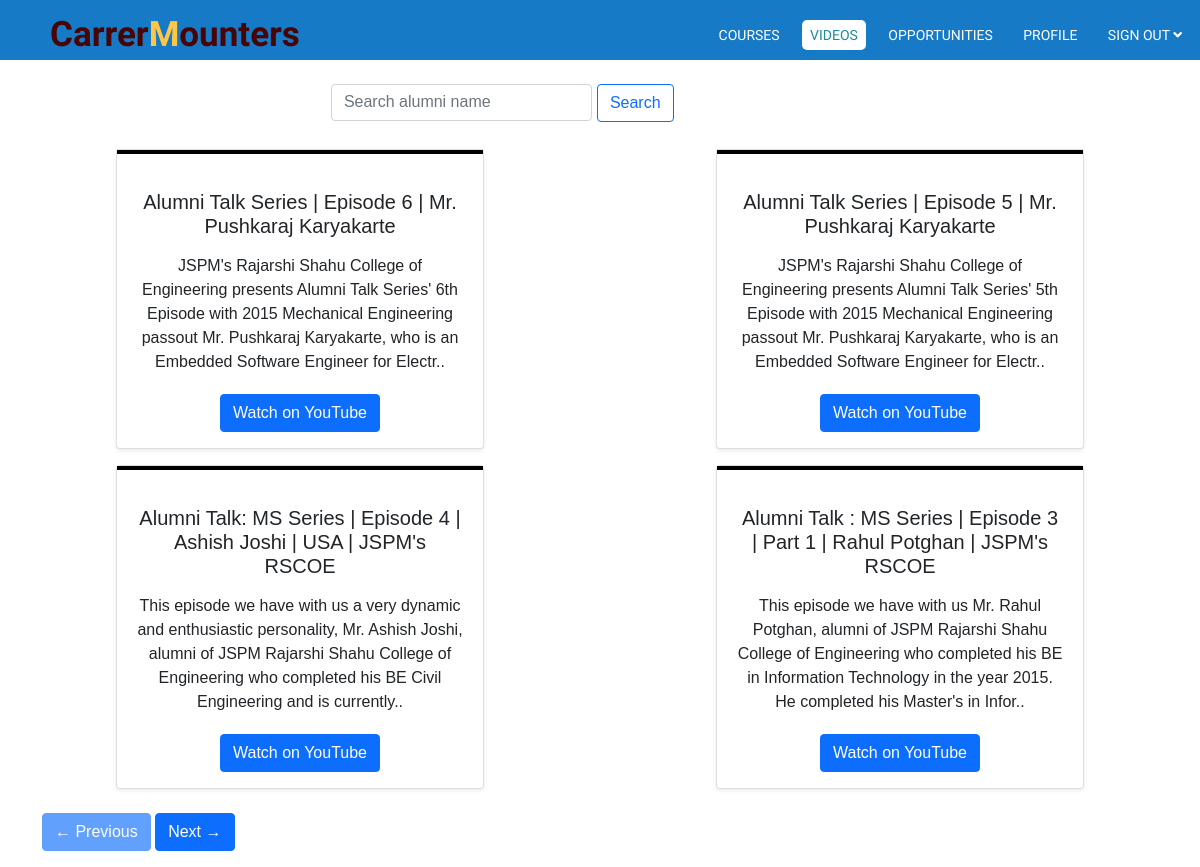
The app's page /videos/AlumniTalk (signed in) with its own data.
### videos/models.py (models this page shows, shortened)
class Alumni_Video(models.Model):
    title = models.TextField()
    description = models.TextField()
    added = models.DateTimeField(auto_now_add=True)
    url = EmbedVideoField()

### videos/views.py (the view)
# urls.py: path('AlumniTalk',views.AlumniTalk,name='AlumniTalk'),
@login_required(login_url='signin')
def AlumniTalk(request):
    allvideos = Alumni_Video.objects.all().order_by('-added')
    paginator = Paginator(allvideos,4)
    page_number = request.GET.get('page')
    page_obj = paginator.get_page(page_number)
    context = {'page_obj':page_obj}
    return render(request,'videos/alumni.html',context)

### templates/videos/alumni.html (shortened to what this page needs)
{% load static %}
{% load embed_video_tags %}
<!doctype html>
<html lang="en">
<head>
    <link rel="stylesheet" href="https://cdnjs.cloudflare.com/ajax/libs/font-awesome/5.15.3/css/all.min.css" />
    <link rel="stylesheet" href="{% static 'css/course.css' %}">
    <link href="https://cdn.jsdelivr.net/npm/bootstrap@5.1.3/dist/css/bootstrap.min.css" rel="stylesheet"
>
</head>
<body>
      {% include 'home/navbar.html' %}
      <br>
      <div class="container-fluid">
        <form method="GET" action="{% if 'AlumniTalk' in request.path %}AlumniTalksearch{% elif 'InterviewCorner' in request.path %}InterviewCornersearch{%elif 'Apptitude' in request.path %}Apptitudesearch{% endif %}" class="d-flex justify-content-end" >
          <div>
            <input class="form-control me-2" style="padding: 5px 32px 6px 12px;" type="search" placeholder="Search alumni name" aria-label="Search" name="query" id="query" required>
          </div>
          <div><button class="btn btn-outline-primary" style="margin-left: 5px;" type="submit" href="{% if 'AlumniTalk' in request.path %}AlumniTalksearch{% elif 'InterviewCorner' in request.path %}InterviewCornersearch{%elif 'Apptitude' in request.path %}Apptitudesearch{% endif %}">Search</button></div>
        </form>
      </div>
    <div class="conatiner m-0 p-0">
        <div class="row mx-0 my-0">
            {% for item in page_obj%}
            <div class="col-lg-6 my-2">
                    <div class="card mx-auto bg-white rounded shadow-sm c4">
                        <p align=center style="border: 2px solid black;">
                        </p>
                        <div class="card-body">
                        <h5 class="card-title text-center p-1">{{item.title}}</h5>
                          <p class="card-text p-1 text-center">{{item.description |slice:":200"}}..</p>
                          <div style="text-align:center;display:block;">
                          <a href="{{item.url}}" class="btn btn-primary"  target="_blank">Watch on YouTube</a>
                        </div>
                        </div>
                      </div>
            </div>
            {% empty %}
            <h1>No results found!!</h1>
            {% endfor %}
        </div>
    </div>
    <div class="container my-3">
      {% if page_obj.has_previous %}
      <a class="btn btn-primary float-right"  href="?page={{page_obj.previous_page_number}}">&larr; Previous</a>
      {% else %}
      <a class="btn btn-primary disabled float-right" aria-disabled="true">&larr; Previous</a>
      {% endif %}
      {% if page_obj.has_next %}
      <a class="btn btn-primary float-right" href="?page={{page_obj.next_page_number}}">Next &rarr;</a>
      {% else %}
      <a class="btn btn-primary disabled float-right" aria-disabled="true">Next &rarr;</a>
      {% endif %}
    </div>
</body>
</html>

### static/css/course.css (style rules this page uses)
* { font-family: "Roboto Cn", sans-serif; padding: 0; margin: 0; text-decoration: none !important; list-style: none; box-sizing: border-box; }
body { font-family: montserrat; background: #fcf3fc; }
.row { margin-bottom: 20px; }
.form-control { margin-bottom: 20px; }

### templates/videos/alumni.html (style rules this page uses)
.c4 { width: 23rem; }

### records on screen
Alumni_Video: title "Alumni Talk Series | Episode 6 | Mr. Pushkaraj Karyakarte", description "JSPM's Rajarshi Shahu College of Engineering presents Alumni Talk Series' 6th Episode with 2015 Mechanical Engineering passout Mr. Pushkaraj Karyakarte, who is an Embedded Software Engineer for Electr"
Alumni_Video: title "Alumni Talk Series | Episode 5 | Mr. Pushkaraj Karyakarte", description "JSPM's Rajarshi Shahu College of Engineering presents Alumni Talk Series' 5th Episode with 2015 Mechanical Engineering passout Mr. Pushkaraj Karyakarte, who is an Embedded Software Engineer for Electr"
Alumni_Video: title "Alumni Talk: MS Series | Episode 4 | Ashish Joshi | USA | JSPM's RSCOE", description "This episode we have with us a very dynamic and enthusiastic personality, Mr. Ashish Joshi, alumni of JSPM Rajarshi Shahu College of Engineering who completed his BE Civil Engineering and is currently"
Alumni_Video: title "Alumni Talk : MS Series | Episode 3 | Part 1 | Rahul Potghan | JSPM's RSCOE", description "This episode we have with us Mr. Rahul Potghan, alumni of JSPM Rajarshi Shahu College of Engineering who completed his BE in Information Technology in the year 2015. He completed his Master's in Infor"
